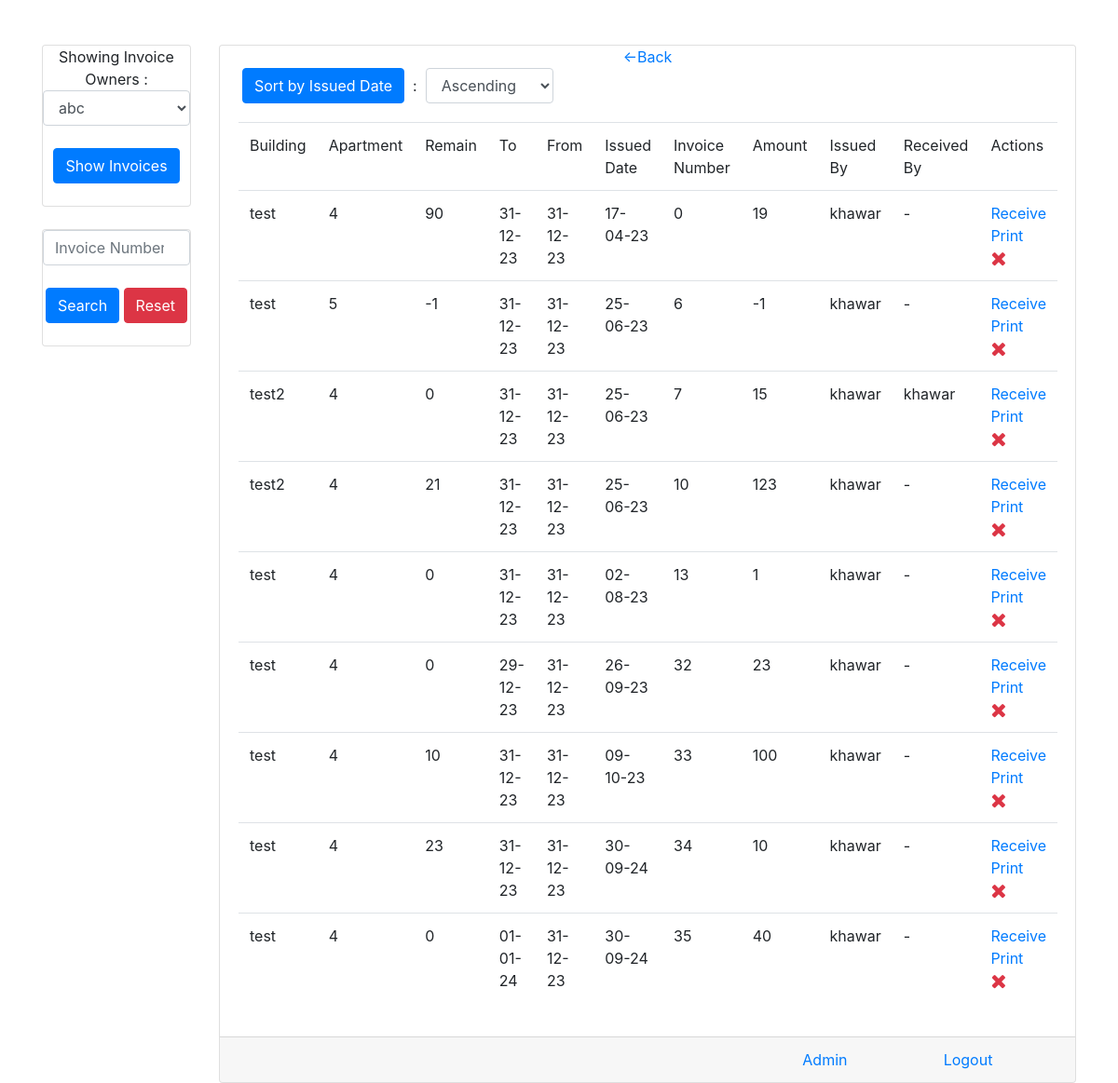
/owner-invoices/1 (signed in), run on the app's committed database.
### app/models.py (models this page shows, shortened)
class invoice(models.Model):
    user = models.ForeignKey(User,on_delete=models.SET_NULL,null=True,blank=True)
    received_by = models.CharField(max_length=200,null=True,blank=True,default="-")
    apartment = models.ForeignKey(apartment,on_delete=models.SET_NULL,null=True,blank=True)
    owner = models.ForeignKey(invoice_owner,on_delete=models.CASCADE)
    amount = models.IntegerField(default=0)
    payment_method = models.CharField(max_length=100,null=True,blank=True)
    bank_of_transfer = models.CharField(max_length=300,null=True,blank=True)
    transfer_date = models.DateField(null=True,blank=True)
    from_date = models.DateField(null=True,blank=True)
    to_date = models.DateField(null=True,blank=True)
    today_date = models.DateField(auto_now_add=True)
    remaining_amount = models.IntegerField(default=0)
    note = models.TextField(max_length=2000,null=True,blank=True)
    invoice_number = models.IntegerField(default=0)
    is_deleted = models.BooleanField(default=False)
    other_payment = models.BooleanField(default=False)
    payment_type = models.CharField(max_length=200,null=True,blank=True)

class apartment(models.Model):
    aprt_number = models.CharField(max_length=50,null=True,blank=True)
    name = models.CharField(max_length=300,null=True,blank=True)
    phone_nmber = models.CharField(max_length=50,null=True,blank=True)
    type_of = models.CharField(max_length=300,null=True,blank=True)
    dob = models.DateField(null=True,blank=True)
    contract_number = models.CharField(max_length=300,null=True,blank=True)
    elect_number = models.CharField(max_length=300,null=True,blank=True)
    note = models.TextField(max_length=2000,null=True,blank=True)
    building = models.ForeignKey(building,on_delete=models.CASCADE)
    annual_rent = models.CharField(max_length=50,null=True,blank=True)
    payment_method = models.CharField(max_length=10,null=True,blank=True)
    temp_del = models.BooleanField(default=False)
    temp_del_date = models.DateField(null=True,blank=True)
    aprt_link = models.ForeignKey("tenant_link",on_delete=models.SET_NULL,blank=True,null=True)
    new_tenant_added = models.BooleanField(default=False)
    display_order = models.IntegerField(default=0)

class building(models.Model):
    name = models.CharField(max_length=300,null=True,blank=True)
    owner = models.ForeignKey(invoice_owner,on_delete=models.SET_NULL,null=True,blank=True)

### app/views.py (the view, shortened to what this page needs)
# urls.py: path("owner-invoices/<str:id>",views.owner_invoices,name="owner-invoices"),
@login_required(login_url='/')
def owner_invoices(request,id):
    if id:
        template = "owners_invoice.html"
        context = {}
        obj = get_user_profile(request.user)
        context['type_of_user'] = obj.type_of_user == 'd'
        if id != "x":
            context['sel_owner'] = int(id)
        if request.method == "POST" and request.POST['asc_desc'] in ("0","1"):
            context["order"] = request.POST['asc_desc']
            if request.POST["asc_desc"] == "0":
                if id != "x":
                    objs = invoice.objects.filter(is_deleted=False,owner__id=int(id)).order_by("today_date")
                else:
                    if obj.type_of_user in ('v','w'):
                        temp2 = invoice.objects.filter(is_deleted=False).order_by("today_date")
                        objs = []
                        for i in temp2:
                            if i.owner in obj.invoice_owner_allowed.all():
                                objs.append(i)
                    else:
                        objs = invoice.objects.filter(is_deleted=False).order_by("today_date")
            else:
                if id != "x":
                    objs = invoice.objects.filter(is_deleted=False,owner__id=int(id)).order_by("-today_date")
                else:
                    if obj.type_of_user in ('v','w'):
                        temp2 = invoice.objects.filter(is_deleted=False).order_by("-today_date")
                        objs = []
                        for i in temp2:
                            if i.owner in obj.invoice_owner_allowed.all():
                                objs.append(i)
                    else:
                        objs = invoice.objects.filter(is_deleted=False).order_by("-today_date")
        else:
            if id != "x":
                objs = invoice.objects.filter(is_deleted=False,owner__id=int(id))
        context['objs'] = objs
        if obj.type_of_user in ('v','w'):
            temp2 = invoice_owner.objects.all()
            temp2_list = []
            for i in temp2:
                if i in obj.invoice_owner_allowed.all():
                    temp2_list.append(i)
            context['owners'] = temp2_list
        else:
            context['owners'] = invoice_owner.objects.all()
        return render(request,template,context)
    else:
        return redirect('/home')

### app/views.py (called while the page is built)
def get_user_profile(userobj):
    try:
        obj = user_profile.objects.get(user=userobj)
    except:
        obj = user_profile()
        obj.user = userobj
        obj.save()
    return obj

### templates/owners_invoice.html (shortened to what this page needs)
<!DOCTYPE html>
    <html lang="en">
        <head>
            <link rel="stylesheet" href="https://maxcdn.bootstrapcdn.com/bootstrap/4.4.1/css/bootstrap.min.css">
            <link rel="stylesheet" href="https://cdnjs.cloudflare.com/ajax/libs/font-awesome/4.7.0/css/font-awesome.min.css">
        </head>
        <body>
            <br><br>
            <div class="container">
                <div class="row justify-content-center">
                    <div class="col-lg-2">
                        <div class="card">
                            <div class="card-head text-center">
                                Showing Invoice Owners : <select class="form-control" id="owners-invoice">
                                    {% for i in owners %}
                                        <option value="{{i.id}}" {% if sel_owner == i.id %} selected {% endif %} >{{i.name}}</option>
                                    {% endfor %}
                                </select><br>
                                <button class="btn btn-primary" onclick="redirectToInvoices();">
                                    Show Invoices
                                </button><br><br>
                            </div>
                        </div>
                        <br>
                        {% if sel_owner %}
                            <div class="card">
                                <div class="card-head text-center">
                                    <input type="number" class="form-control" id="invoice_number" placeholder="Invoice Number"><br>
                                    <button class="btn btn-primary" onclick="searchInvoice();">
                                        Search
                                    </button>
                                    <button class="btn btn-danger" onclick="resetTable();">
                                        Reset
                                    </button><br><br>
                                </div>
                            </div>
                        {% endif %}
                    </div>
                    <div class="col-lg-10">
                        <div class="card">
                            <div class="card-head text-center">
                                <a href="{% url 'home' %}"><-Back</a>
                                <div class="form-inline">
                                    &ensp;&ensp;&ensp;<button class="btn btn-primary" form="sort-form" onclick="this.form.submit();">
                                        Sort by Issued Date
                                    </button>&nbsp; : &nbsp;
                                    <select class="form-control" form="sort-form" name="asc_desc">
                                        <option value="0" {% if order == '0' %}selected{% endif %} >Ascending</option>
                                    </select>
                                </div>
                            </div>
                            <div class="card-body">
                                {% if objs %}
                                    <table class="table">
                                        <tr>
                                            <td>Building</td>
                                            <td>Apartment</td>
                                            <td>Remain</td>
                                            <td>To</td>
                                            <td>From</td>
                                            <td>Issued Date</td>
                                            <td>Invoice Number</td>
                                            <td>Amount</td>
                                            <td>Issued By</td>
                                            <td>Received By</td>
                                            <td>Actions</td>
                                        </tr>
                                        {% for i in objs %}
                                            <tr id="row-{{forloop.counter}}" class="invoice_rows">
                                                <td>{{i.apartment.building.name}}</td>
                                                <td>{{i.apartment.aprt_number}}</td>
                                                <td>{{i.remaining_amount}}</td>
                                                <td>{{i.to_date | date:'d-m-y'}}</td>
                                                <td>{{i.from_date | date:'d-m-y'}}</td>
                                                <td>{{i.today_date | date:'d-m-y'}}</td>
                                                <td class="invoices" id="number-{{forloop.counter}}">{{i.invoice_number}}</td>
                                                <td>{{i.amount}}</td>
                                                <td>{{i.user.username}}</td>
                                                <td>{{i.received_by}}</td>
                                                <td><a onclick="confirm_receive('{% url 'receive-invoice' i.id %}','{{i.amount}}','{{i.user.username}}')" title="Receive" href="#">Receive</a>
                                                    <a href="{% url 'print-invoice' i.id %}" target="_blank">Print</a>&ensp; {% if request.user.is_superuser %}
                                                    <a onclick="confirm_delete('{% url 'delete-invoice' i.id %}')" title="Delete"><span class="fa text-danger fa-lg fa-remove"></span></a>
                                                    {% endif %}</td>
                                            </tr>
                                        {% endfor %}
                                    </table>
                                {% else %}
                                    <a>This Owner Has No Invoices Right Now.</a>
                                {% endif %}
                            </div>
                            <div class="card-footer">
                                <div class="row justify-content-around">
                                    <div class="col-lg-8">
                                    </div>
                                    {% if request.user.is_superuser %}
                                        <div class="col-lg-2">
                                            <a href="/admin">
                                                Admin
                                            </a>
                                        </div>
                                    {% endif %}
                                    <div class="col-lg-2">
                                        <a href="{% url 'logout' %}">
                                            Logout
                                        </a>
                                    </div>
                                </div>
                            </div>
                        </div>
                    </div>
                </div>
            </div>
        </body>
    </html>

### data on the page
invoice: apartment.building.name "test", apartment.aprt_number "4", remaining_amount "90", to_date "31-12-23", from_date "31-12-23", today_date "17-04-23", invoice_number "0", amount "19", user.username "khawar", received_by "-"
invoice: apartment.building.name "test", apartment.aprt_number "5", remaining_amount "-1", to_date "31-12-23", from_date "31-12-23", today_date "25-06-23", invoice_number "6", amount "-1", user.username "khawar", received_by "-"
invoice: apartment.building.name "test2", apartment.aprt_number "4", remaining_amount "0", to_date "31-12-23", from_date "31-12-23", today_date "25-06-23", invoice_number "7", amount "15", user.username "khawar", received_by "khawar"
invoice: apartment.building.name "test2", apartment.aprt_number "4", remaining_amount "21", to_date "31-12-23", from_date "31-12-23", today_date "25-06-23", invoice_number "10", amount "123", user.username "khawar", received_by "-"
invoice: apartment.building.name "test", apartment.aprt_number "4", remaining_amount "0", to_date "31-12-23", from_date "31-12-23", today_date "02-08-23", invoice_number "13", amount "1", user.username "khawar", received_by "-"
invoice: apartment.building.name "test", apartment.aprt_number "4", remaining_amount "0", to_date "29-12-23", from_date "31-12-23", today_date "26-09-23", invoice_number "32", amount "23", user.username "khawar", received_by "-"
invoice: apartment.building.name "test", apartment.aprt_number "4", remaining_amount "10", to_date "31-12-23", from_date "31-12-23", today_date "09-10-23", invoice_number "33", amount "100", user.username "khawar", received_by "-"
invoice: apartment.building.name "test", apartment.aprt_number "4", remaining_amount "23", to_date "31-12-23", from_date "31-12-23", today_date "30-09-24", invoice_number "34", amount "10", user.username "khawar", received_by "-"
invoice: apartment.building.name "test", apartment.aprt_number "4", remaining_amount "0", to_date "01-01-24", from_date "31-12-23", today_date "30-09-24", invoice_number "35", amount "40", user.username "khawar", received_by "-"

### other printed values
form field value "abc"
